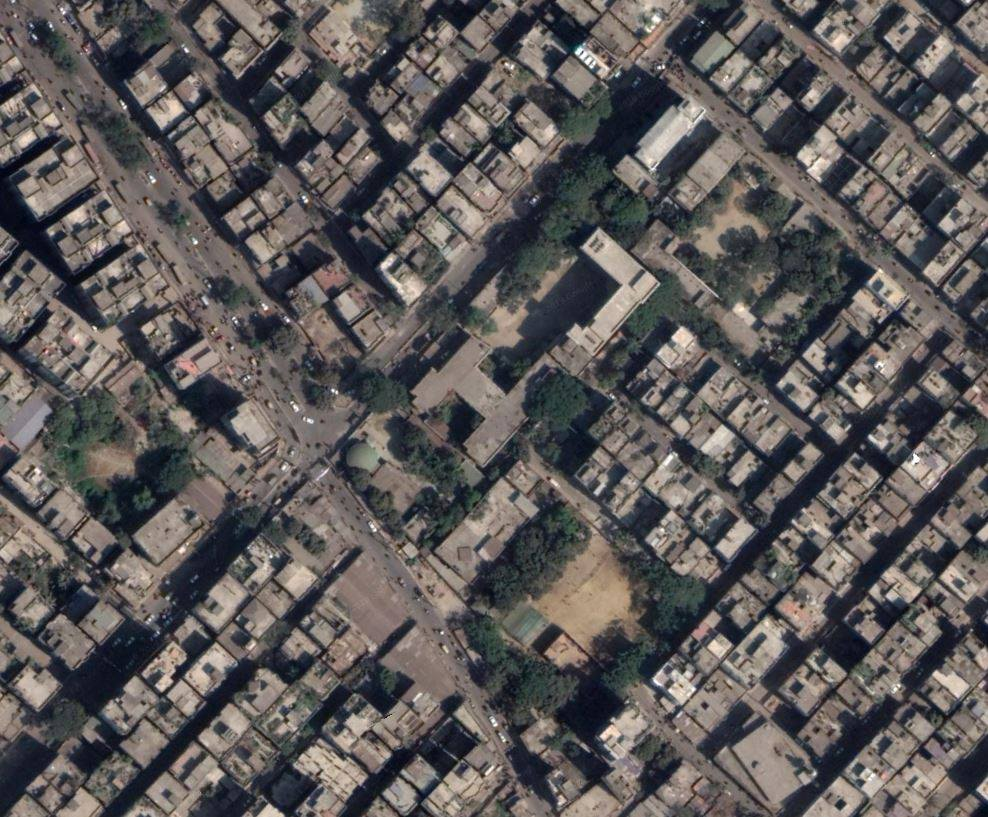
%> input picture data3.jpg, 988 x 817 px
$ octave treecountdata3.m   (GNU Octave 9; MATLAB toolbox functions it lacks are replaced by stand-ins)
%> lines starting %> are read from the running program, lines starting %| are printed output that depends on the picture
im=imread('data3.jpg');
%> im is the input picture: size 817x988x3 uint8; mean R, G, B 93.5, 89.3, 88.6

im=im(58:500,86:585,:);
%> im: size 443x500x3 uint8
imOrig=im;

%% Emphasize trees

im=double(im);
%> im: size 443x500x3 double
r=im(:,:,1);
g=im(:,:,2);
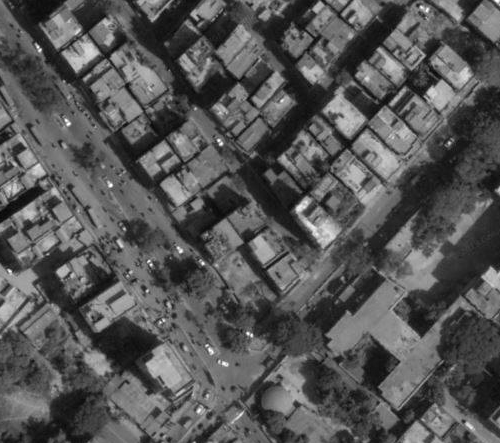
%> g: size 443x500 double; min 5, max 255, mean 85.8
b=im(:,:,3);

tmp=((g-r)./(r-b));
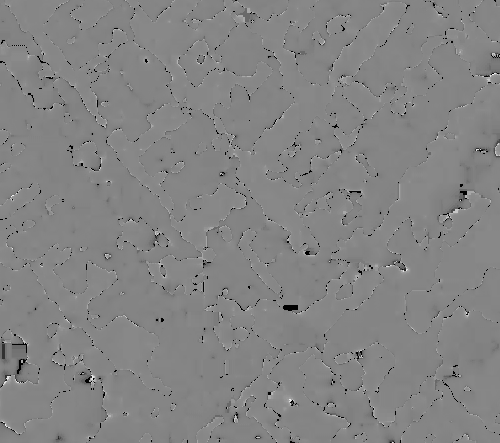
%> tmp: size 443x500 double; 0.96% of the values are NaN or infinite; the others: min -22, max 19, mean -0.542; drawn with min black, max white, NaN and infinite black

figure
subplot(121);imagesc(tmp),axis image;colorbar
subplot(122);imagesc(tmp>0),axis image;colorbar
%> after `colorbar`:
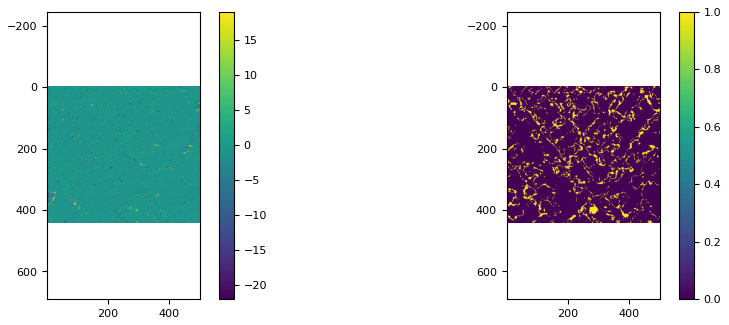
%> figure redrawn from the program's plot data, 2 panels

%% Transforms

% Distance transform
im_dist=bwdist(tmp<0);

% Blur
sigma=10;
kernel = fspecial('gaussian',4*sigma+1,sigma);
im_blured=imfilter(im_dist,kernel,'symmetric');
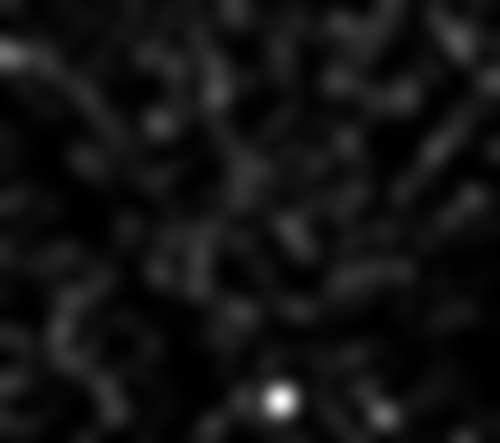
%> im_blured: size 443x500 single; min 0, max 2.92, mean 0.218; drawn with min black and max white

figure
subplot(121);imagesc(im_dist),axis image;colorbar
subplot(122);imagesc(im_blured),axis image;colorbar

% Watershed
L = watershed(max(im_blured(:))-im_blured);
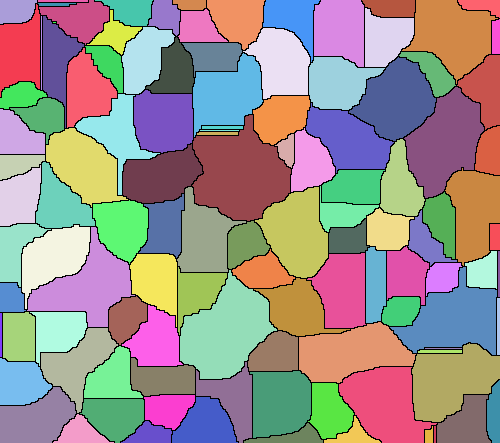
%> L: size 443x500 uint8; 115 distinct labels, from 0 to 114; one colour per label, 0 black
[x,y]=find(L==0);
%> x = 11159 values from 1 to 443; y = 11159 values from 1 to 500

figure
subplot(121);
imagesc(imOrig),axis image
hold on, plot(y,x,'r.','MarkerSize',3)
%> after `plot(y,x,'r.','MarkerSize',3)`:
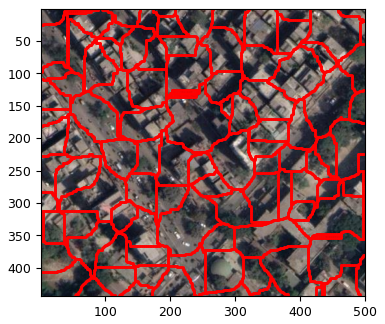
%> figure redrawn from the program's plot data

%% Local thresholding

trees=zeros(size(im_dist));
centers= [];
for i=1:max(L(:))
    ind=find(L==i & im_blured>1);
    mask=L==i;

%> (the run ends here)

$ run again, with data4.jpg copied over data3.jpg
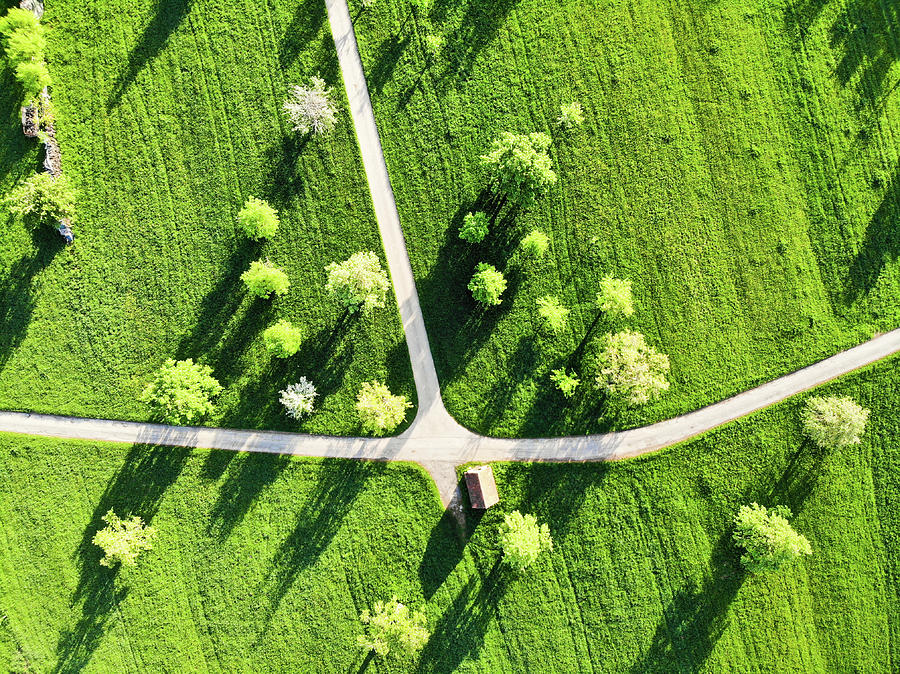
%> input picture data4.jpg, 900 x 674 px
%> im is the input picture: size 674x900x3 uint8; mean R, G, B 114, 150.8, 57.5
%> `L = watershed(max(im_blured(:))-im_blured);`:
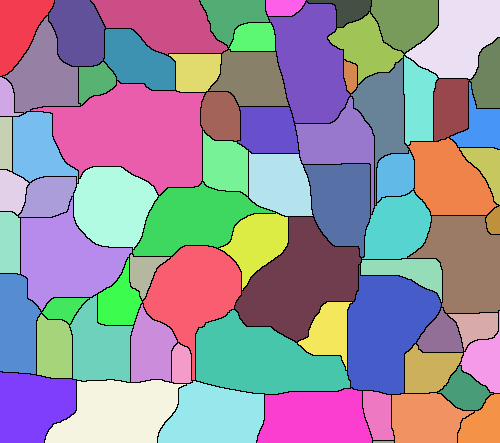
%> L: size 443x500 uint8; 73 distinct labels, from 0 to 72; one colour per label, 0 black
%> x = 8518 values from 1 to 443; y = 8518 values from 1 to 500
